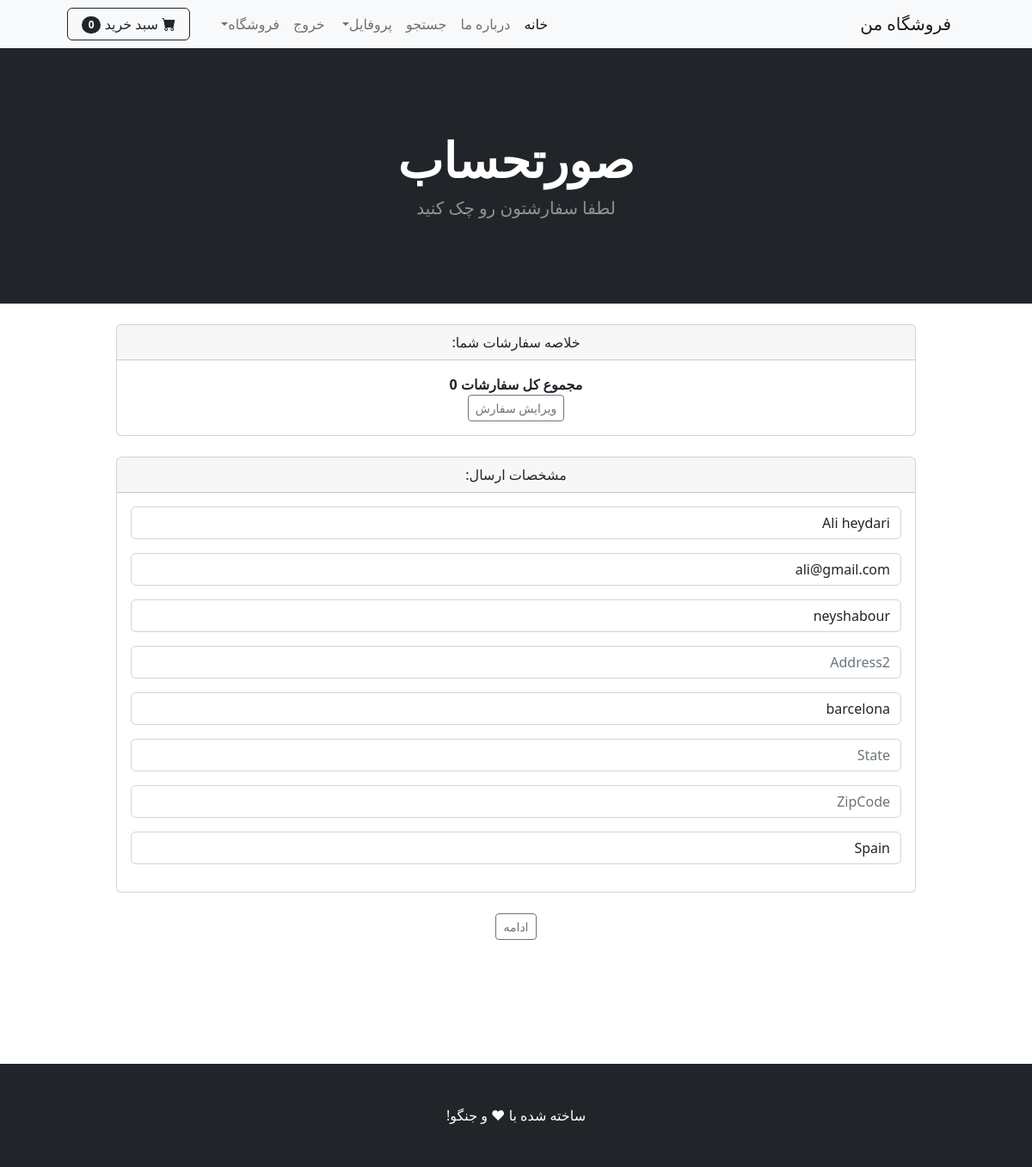
/payment/checkout/ (signed in), run on the app's committed database.
### payment/models.py (models this page shows, shortened)
class ShippingAddress(models.Model):
    user = models.ForeignKey(User, on_delete=models.CASCADE, null=True, blank=True)
    shipping_full_name = models.CharField(max_length=250)
    shipping_email = models.CharField(max_length=250)
    shipping_address1 = models.CharField(max_length=250, blank=True)
    shipping_address2 = models.CharField(max_length=250, blank=True, null=True)
    shipping_city = models.CharField(max_length=25, blank=True)
    shipping_state = models.CharField(max_length=25, blank=True, null=True)
    shipping_zipcode = models.CharField(max_length=25, blank=True, null=True)
    shipping_country = models.CharField(max_length=25, default = 'IRAN')
    class Meta:
        verbose_name_plural = 'Shipping Address'

### payment/views.py (the view)
# urls.py: path('checkout/', views.checkout, name='checkout'),
def checkout(request):
    cart = Cart(request)
    cart_products = cart.get_prods()
    quantities = cart.get_quants()
    total = cart.get_total()
    if request.user.is_authenticated:
        shipping_user = ShippingAddress.objects.get(user__id = request.user.id)
        shipping_form = ShippingForm(request.POST or None, instance=shipping_user)
        return render(request, 'payment/checkout.html', {'cart_products':cart_products,'quantities':quantities, 'total':total, 'shipping_form':shipping_form})
    else:
        shipping_form = ShippingForm(request.POST or None)
        return render(request, 'payment/checkout.html', {'cart_products':cart_products,'quantities':quantities, 'total':total, 'shipping_form':shipping_form})

### cart/cart.py (called while the page is built, shortened)
    def __len__(self):
        return len(self.cart)

    def get_prods(self):
        product_ids = self.cart.keys()
        products = Product.objects.filter(id__in=product_ids)
        return products

    def get_quants(self):
        quantities = self.cart
        return quantities

    def get_total(self):
        product_ids = self.cart.keys()
        products = Product.objects.filter(id__in=product_ids)
        total = 0
        return total

### cart/context_processors.py (called while the page is built)
def cart(request):
    return {'cart':Cart(request)}

### payment/templates/payment/checkout.html (shortened to what this page needs)
{% extends "base.html" %}
{% load static %}
{% load humanize %}
{% block content %}
    <header class="bg-dark py-5">
        <div class="container px-4 px-lg-5 my-5">
            <div class="text-center text-white">
                <h1 class="display-4 fw-bolder">صورتحساب</h1>
                <p class="lead fw-normal text-white-50 mb-0">لطفا سفارشتون رو چک کنید</p>
            </div>
        </div>
    </header>
    <br>
    <div class="container">
        <div class="row">
            <center>
                <div class="col-10">
                    <div class="card">
                        <div class="card-header">
                          خلاصه سفارشات شما:
                        </div>
                        <div class="card-body">
                            <strong>مجموع کل سفارشات {{ total | intcomma }}</strong>
                            <br>
                          <a href="{% url 'cart_summary' %}" class="btn btn-sm btn-outline-secondary">ویرایش سفارش</a>
                        </div>
                      </div>
                      <br>
                      <div class="card">
                        <div class="card-header">
                          مشخصات ارسال:
                        </div>
                        <div class="card-body">
                          <form action="{% url 'confirm_order' %}" method='POST'>
                          {{ shipping_form.as_p }}
                        </div>
                      </div>
                </div>
                <br>
                <button type='submit' class='btn btn-sm btn-outline-secondary'>ادامه</button>
            </center>
        </div>
    </div>
<br><br><br><br><br><br>
{% endblock %}

### data on the page
ShippingAddress: shipping_full_name "Ali heydari", shipping_email "ali@gmail.com", shipping_address1 "neyshabour", shipping_city "barcelona", shipping_country "Spain"

### other printed values
{{ cart|length }} "0"
{{ total | intcomma }} "0"
